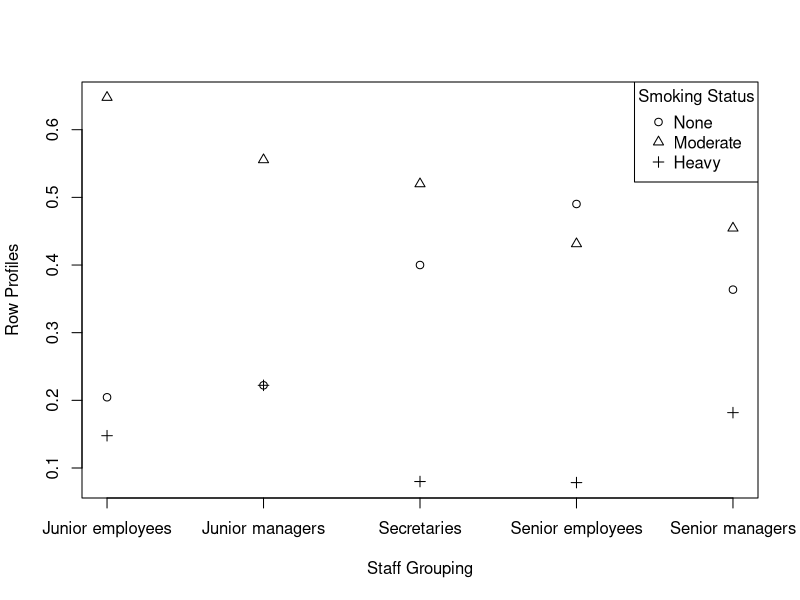
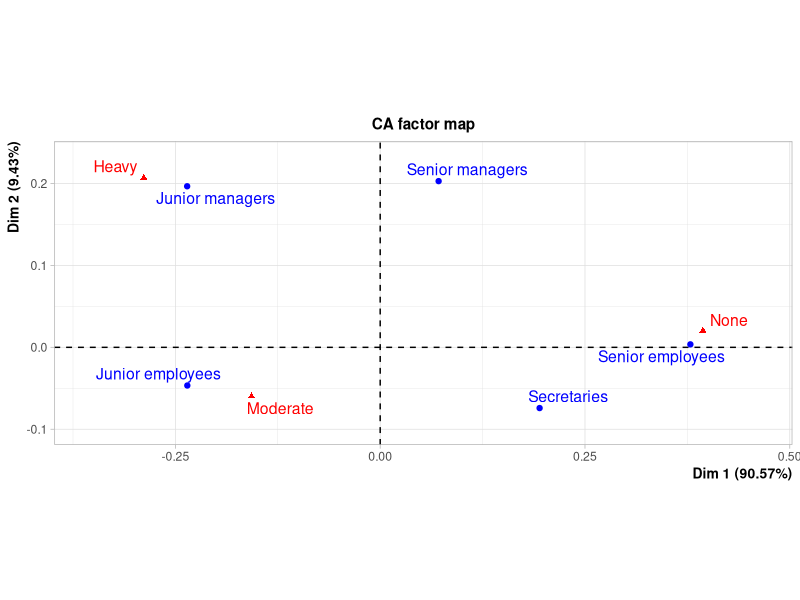

These charts were generated, in order, by the following R code:
## ---- chunk 1
knitr::opts_chunk$set(warning = FALSE, 
                      echo = FALSE, 
                      include=TRUE, 
                      message=FALSE, 
                      comment = NA, 
                      warn=-1, 
                      warn.conflicts = FALSE, 
                      quietly=TRUE, 
                      fig.align="center")
## ---- chunk 2
col.lbl = c("Halothane.positive", "Halothane.negative")
row.lbl = c("Large White", "Hampshire", "Landrace(B)", "Landrace(S)")
col1 = c(2, 3, 11, 16)
col2 = c(76, 86, 73, 76)
tabledata = matrix(cbind(col1, col2), nrow = 4, ncol=2, byrow=F,
                   dimnames = list(row.lbl, col.lbl))
dt <- as.data.frame(tabledata)
dt <- data.frame(tabledata)
dt$Totals <- rowSums(dt)
dt["Totals",] <- colSums(dt)
library(tidyverse)
library(kableExtra)
kable(dt, caption="Porcine Stress Syndrome (PSS) data") %>%
  kable_styling(bootstrap_options = "striped", full_width = F)
## ---- chunk 3
kable(dt, caption="Porcine Stress Syndrome (PSS) data") %>%
  kable_styling(bootstrap_options = "striped", full_width = F)
## ---- chunk 4
chisq.test(dt[1:4,1:2])
## ---- chunk 5
kable(dt, caption="Porcine Stress Syndrome (PSS) data") %>%
  kable_styling(bootstrap_options = "striped", full_width = F)
## ---- chunk 6
group1 <- matrix(c(80,120,30,80), nrow=2, ncol=2, byrow=T)
group1
chisq.test(group1)
## ---- chunk 7
group2 <- matrix(c(20,75,25,20), nrow=2, ncol=2, byrow=T)
group2
chisq.test(group2)
## ---- chunk 8
all <- matrix(c(80,120,30,80)+c(20,75,25,20), nrow=2, ncol=2, byrow=T)
all
chisq.test(all)
## ---- chunk 9
col.lbl = c("None","Moderate", "Heavy")
row.lbl = c("Junior employees", "Junior managers", "Secretaries", "Senior employees", "Senior managers")
col1 = c(18, 4, 10, 25, 4)
col2 = c(57, 10, 13, 22, 5)
col3 = c(13, 4, 2, 4, 2)
tabledata = matrix(cbind(col1, col2, col3), 
                   nrow = 5, ncol=3, byrow=F,
                   dimnames = list(row.lbl, col.lbl))

dt <- data.frame(tabledata)
dt$Totals <- rowSums(dt)
dt["Totals",] <- colSums(dt)
library(kableExtra)
library(tidyverse)
kable(dt, caption=" Smoking Status vis-a-vis Staff Groupings") %>%
  kable_styling(bootstrap_options = "striped", full_width = F)
## ---- chunk 10
set.seed(12321)
chisq.test(tabledata, simulate.p.value = TRUE)
## ---- chunk 11
chisq.test(tabledata)
## ---- chunk 12
col.lbl <-  c("None","Moderate", "Heavy")
row.lbl <- c("Junior employees", "Junior managers", "Secretaries", "Senior employees", "Senior managers")
col1 <- c(18, 4, 10, 25, 4)
col2 <- c(57, 10, 13, 22, 5)
col3 <- c(13, 4, 2, 4, 2)
tabledata <- matrix(cbind(col1, col2, col3), 
                   nrow = 5, ncol=3, byrow=F,
                   dimnames = list(row.lbl, col.lbl))
tabledata
chisq.test(tabledata)
## ---- chunk 13
#tabledata
#formatC(chisq.test(tabledata)$exp)
#chisq.test(tabledata)
#chisq.test(tabledata, simulate.p.value = T, B=5000)
rowtotal <- rowSums(tabledata)
rowprofile <- tabledata/rowtotal
coltotal <- colSums(tabledata)
colprofile <- tabledata/coltotal
rowmass <- coltotal/sum(coltotal)
colmass <- rowtotal/sum(rowtotal)
options(digits=3)
rbind(rowprofile, rowmass)
## ---- chunk 14
matplot(rowprofile, 
        ylab ="Row Profiles",
        xlab ="Staff Grouping", 
        pch=1:3, col=1,
        xaxt = "n")
axis(1, at = c(1:5), labels = row.lbl)
legend("topright", col.lbl, pch=1:3, col=1, title = "Smoking Status")   
## ---- chunk 15
#| echo: true
#| fig-pos: false
library("FactoMineR")
CA(tabledata) |> summary()
